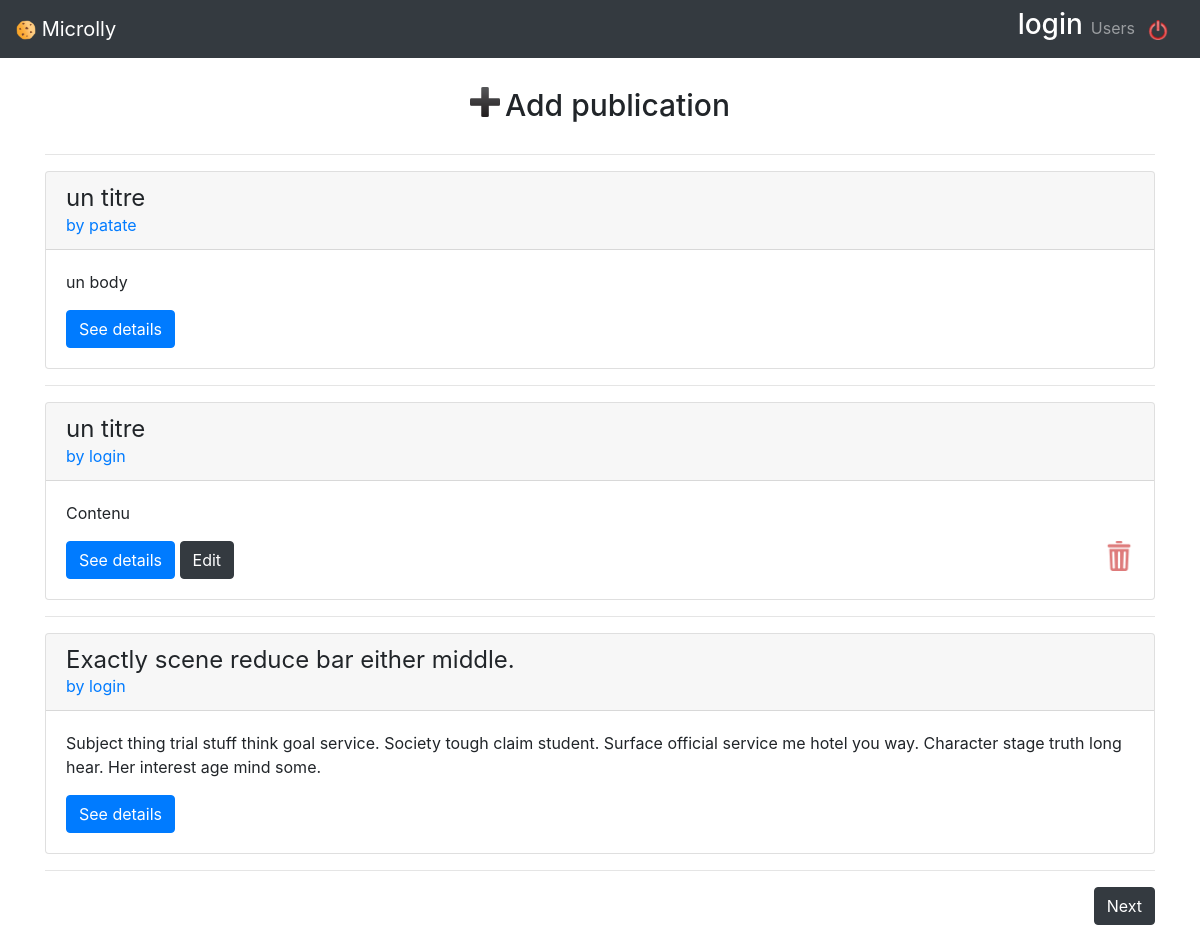
Screenshot of /Publications (signed in) with the database file from the repository.
### models.py (models this page shows)
class BaseModel(Model):
    class Meta:
        database = database

class Publication(BaseModel):
    title = CharField(max_length=50)
    body = TextField()
    created_date = CharField(default=datetime.datetime.now)
    update_date = CharField(default=datetime.datetime.now)
    user_created = ForeignKeyField(User, backref="publications")

class User(BaseModel,UserMixin):
    username = CharField(max_length=20)
    password = CharField()
    first_name = CharField(max_length=20)
    last_name = CharField(max_length=20)
    email = CharField(max_length=20)
    created_at = DateTimeField(default=datetime.datetime.now)

### app.py (the view)
@app.route('/')
@app.route('/Publications')
@app.route('/Users/<username>/') #username plutôt que id parce que c'est mieux de voir le username dans le lien
@login_required
def publication(username=None):
    if username:                          #si on lui passe un username en param
        user=User.select().where(User.username==username).get() #on sélectionne le user
        publications=Publication.select().where(Publication.user_created==user.id).order_by(Publication.created_date.desc()) #on prend la liste de ses publi
    else:                                  # si on lui passe pas de username
        publications = Publication.select().order_by(Publication.created_date.desc())  #on prend la liste de toutes les publi
    if publications.count()==0:
        flash("Aucune publication trouvée")
    return object_list('publications/list.html', publications, paginate_by=3,check_bounds=False)

### app.py (called while the page is built)
@login_manager.user_loader
def load_user(user_id):
    return User.get(user_id)

### templates/publications/list.html (shortened to what this page needs)
{% extends 'base.html' %}
{% block body %}
    {% if session['id'] %}
        <div class="row justify-content-md-center">
            <a id="Add" class="btn" href="{{ url_for('publications_form') }}"><img width="30px" height="30px" src="{{ url_for('static', filename='img/Add.png') }}"/><h2 style="float:right;font-size:30px;margin-left:5px;" >Add publication</h2></a>
      </div>
      <hr>
    {% endif %}
    {% for sub_pub in object_list | batch(1, None) %}
        <div class="card-deck">
            {% for publication in sub_pub %}
                <div class="card" style="width: 100%">
                    <div class="card-header">
                        <h4 class="my-0 font-weight-normal">{{ publication.title }}</h4>
                        <a href="{{ url_for('publication', username=publication.user_created.username) }}">by {{ publication.user_created.username }}</a>
                    </div>
                    <div class="card-body">
                        <p>{{ publication.body }}</p>
                        <a href="{{ url_for('publications_detail', id=publication.id) }}" class="btn btn-primary">See details</a>
                        {% if publication.user_created.id==session['id'] %}
                            <a href="{{ url_for('publications_form', id=publication.id) }}" class="btn btn-dark">Edit</a>
                            <a id="{{ publication.id }}" style="float:right;" onclick="delete_confirm(this)"><img class="delete" width=30px height=30px src="{{ url_for('static', filename='img/poubelle.png') }}"/></a>
                        {% endif %}
                    </div>
                </div>
            {% endfor %}
        </div>
        <hr />
    {% endfor %}
{% if pagination.get_page_count() > page  %}
  <a href=".?page={{ page + 1 }}" style="float:right;" class="btn btn-dark" >Next</a>
{% endif %}
{% endblock %}

### templates/base.html (style rules this page uses)
body { padding-top: 5rem; }

### rows the page displays
Publication: title "un titre", user_created.username "patate", body "un body"
Publication: title "un titre", user_created.username "login", body "Contenu"
Publication: title "Exactly scene reduce bar either middle.", user_created.username "login", body "Subject thing trial stuff think goal service. Society tough claim student. Surface official service me hotel you way. Character stage truth long hear. Her interest age mind some."

### other values shown
{{ session['username'] }} "login"
